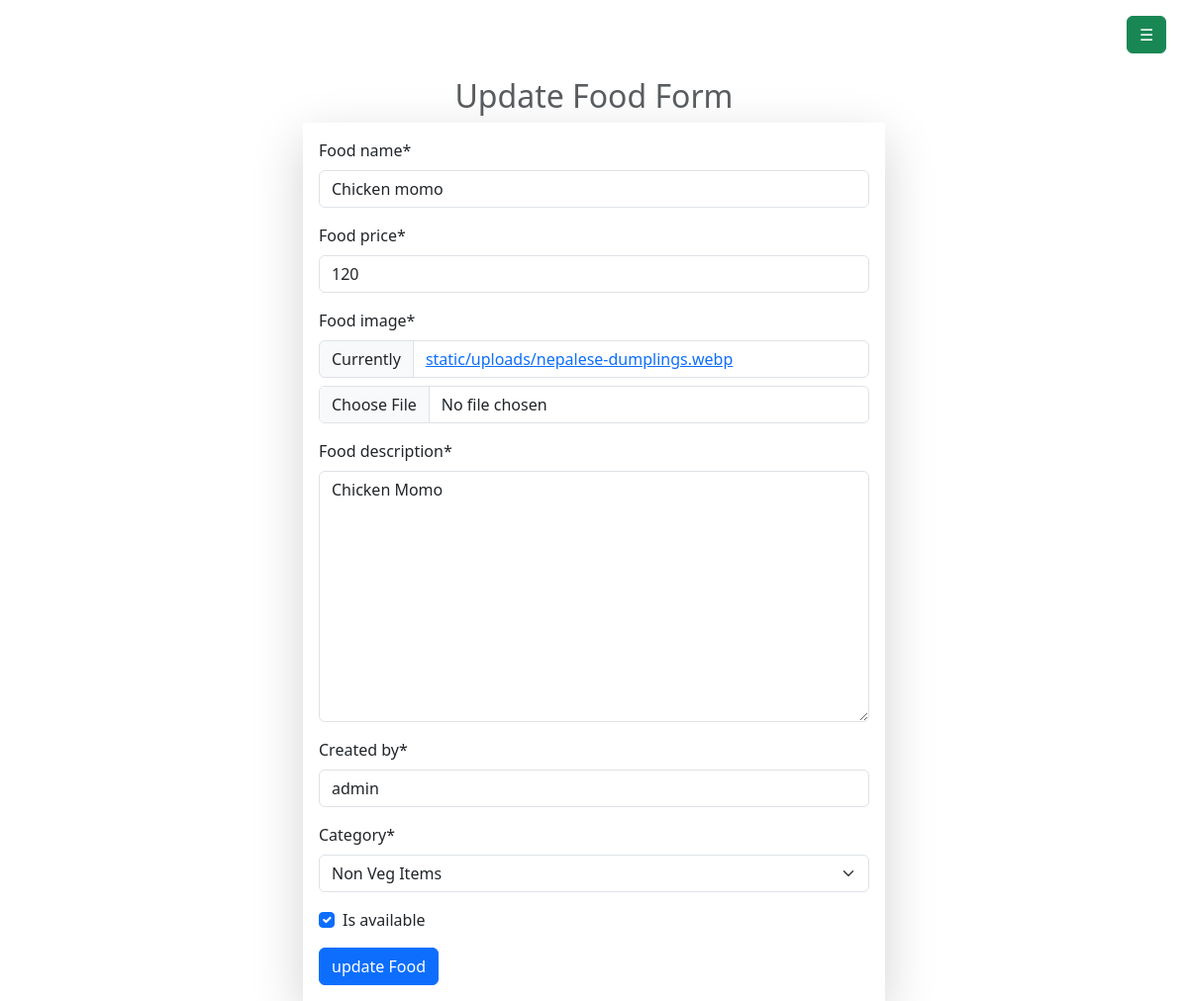
Screenshot of /demo/update_food/15 (signed in) with the database file from the repository.
### demo_app/models.py (models this page shows, shortened)
class Food(models.Model):
	food_name=models.CharField(max_length=100)
	food_price=models.PositiveIntegerField()
	Food_image=models.FileField(upload_to='static/uploads',null=True)
	food_description=models.TextField()
	created_by=models.CharField(max_length=50)
	category=models.ForeignKey(Category,on_delete=models.CASCADE,null=True)
	is_available = models.BooleanField(default=True)

### accounts/auth.py (the view)
	def wrapper_function(request,*args,**kwargs):
		if request.user.is_staff:
			return view_function(request,*args,**kwargs)
		else:
			return redirect('/')

### demo_app/forms.py
class FoodForm(ModelForm):
	class Meta:
		model=Food
		fields='__all__'

### accounts/auth.py (called while the page is built)
def admin_only(view_function):
	def wrapper_function(request,*args,**kwargs):
		if request.user.is_staff:
			return view_function(request,*args,**kwargs)
		else:
			return redirect('/')
	return wrapper_function

### demo_app/context_processors.py (called while the page is built)
def menu_links(request):
    links = Category.objects.all()
    return dict(links=links)

### demo_app/models.py (called while the page is built)
	def __str__(self):
		return self.category_name

### demo_app/views.py (called while the page is built, shortened)
@login_required
@admin_only
def food_update_form(request,food_id):
	food=Food.objects.get(id=food_id)
	context={
		'form':FoodForm(instance=food)
	}
	return render(request,'demo/updatefood.html',context)

### demo_app/templates/demo/updatefood.html (shortened to what this page needs)
{% extends "layouts.html" %}
{% load crispy_forms_tags %}
{% load static %}
{% block main_content %}
<div class="container-fluid mt-4">
	<div class="d-flex justify-content-center">
		<div class="col-md-6">
			<h2 class="text-muted text-center">
				Update Food Form
			</h2>
			<form action="" class="shadow-lg p-3" method="post" enctype="multipart/form-data">
				{{ form | crispy }}
				<div class="mt-3">
					<input type="submit" value="update Food" class="btn btn-primary">
				</div>
			</form>
		</div>
	</div>
</div>
{% endblock %}

### rows the page displays
Food: food_name "Chicken momo", food_price "120", food_description "Chicken Momo", created_by "admin", category "Non Veg Items", is_available "☑"
